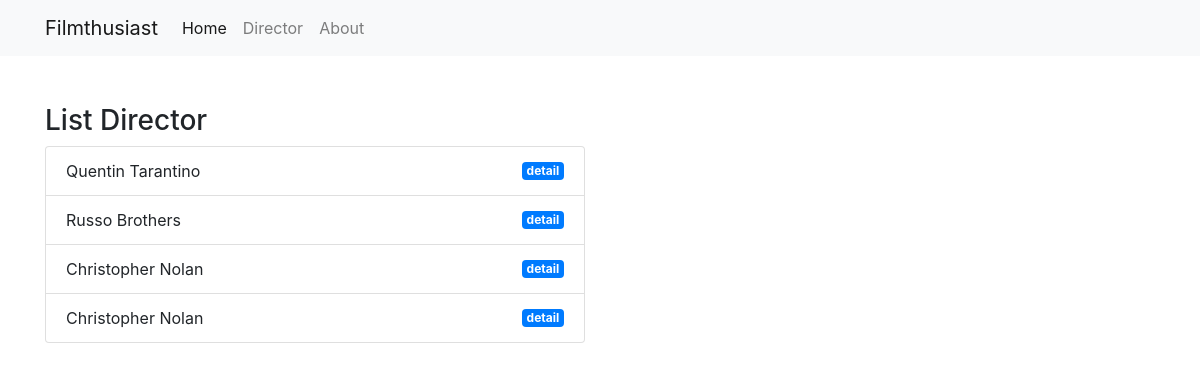
Screenshot of /public/director with the database file from the repository.
### tables this page shows
CREATE TABLE `director` (
  `id` int(10) UNSIGNED NOT NULL,
  `director` varchar(100) NOT NULL,
  `title` varchar(100) NOT NULL,
  `year` year(4) NOT NULL,
  `synopsis` text NOT NULL
);

### app/core/Controller.php (called while the page is built, shortened)
<?php
class Controller
{
    public function view($view, $data = [])
    {
        require_once "../app/views/" . "$view" . ".php";
    }
    public function model($model)
    {
        return new $model;
    }
}

### app/controllers/Director.php (called while the page is built, shortened)
<?php
class Director extends Controller
{
    public function index()
    {
        $data["judul"] = "Director List";
        $data["dir"] = $this->model("Director_model")->getDirector();
        $this->view("templates/header", $data);
        $this->view("director/index", $data);
        $this->view("templates/footer");
    }
}

### app/core/App.php (called while the page is built, shortened)
<?php
class App
{
    protected $method = "index";
    protected $params = [];
    public function __construct()
    {
        $this->controller = new $this->controller;
        call_user_func_array([$this->controller, $this->method], $this->params);
    }
}

### public/index.php (called while the page is built, shortened)
<?php
$app = new App;

### app/core/Database.php (called while the page is built, shortened)
<?php
class Database
{
    private $host = DB_HOST;
    private $user = DB_USER;
    private $pass = DB_PASS;
    private $db_name = DB_NAME;
    private $port = DB_PORT;
    private $dbh;
    private $stmt;
    public function __construct()
    {
        $dsn = 'mysql:host=' . $this->host . ';dbname=' . $this->db_name . ';port=' . $this->port . '';
        $option = [
            PDO::ATTR_PERSISTENT => true,
            PDO::ATTR_ERRMODE => PDO::ERRMODE_EXCEPTION
        ];
        try {
            $this->dbh = new PDO($dsn, $this->user, $this->pass, $option);
        } catch (PDOException $e) {
            die($e->getMessage());
        }
    }
    public function query($query)
    {
        $this->stmt = $this->dbh->prepare($query);
    }
    public function execute()
    {
        $this->stmt->execute();
    }
    public function resultSet()
    {
        $this->execute();
        return $this->stmt->fetchAll(PDO::FETCH_ASSOC);
    }
}

### app/models/Director_model.php (called while the page is built, shortened)
<?php
class Director_model
{
    private $table = 'director';
    private $db;
    public function __construct()
    {
        $this->db = new Database();
    }
    public function getDirector()
    {
        $this->db->query("SELECT * FROM " . $this->table);
        return $this->db->resultSet();
    }
}

### app/views/director/index.php (the view)
<div class="container mt-5">
    <div class="row">
        <div class="col-6">
            <h3>List Director</h3>
            <ul class="list-group">
                <?php foreach ($data["dir"] as $dir) : ?>
                    <li class="list-group-item d-flex justify-content-between align-items-center"><?= $dir['director']; ?>
                        <a href="<?= BASEURL; ?>/director/detail/<?= $dir['id']; ?>" class="badge badge-primary">detail</a>
                    </li>
                <?php endforeach; ?>
            </ul>
        </div>
    </div>
</div>

### app/views/templates/header.php (shortened to what this page needs)
<!DOCTYPE html>
<html lang="en">
<head>
    <link rel="stylesheet" href="<?= BASEURL; ?>/css/bootstrap.css">
</head>
<body>
    <nav class="navbar navbar-expand-lg navbar-light bg-light">
        <div class="container">
            <a class="navbar-brand" href="<?= BASEURL; ?>">Filmthusiast</a>
            <div class="collapse navbar-collapse" id="navbarNavAltMarkup">
                <div class="navbar-nav">
                    <a class="nav-item nav-link active" href="<?= BASEURL; ?>">Home <span class="sr-only">(current)</span></a>
                    <a class="nav-item nav-link" href="<?= BASEURL; ?>/director">Director</a>
                    <a class="nav-item nav-link" href="<?= BASEURL; ?>/about">About</a>
                </div>
            </div>
        </div>
    </nav>

### app/views/templates/footer.php (shortened to what this page needs)
</body>
</html>

### rows the page displays
director: director "Quentin Tarantino"
director: director "Russo Brothers"
director: director "Christopher Nolan"
director: director "Christopher Nolan"
